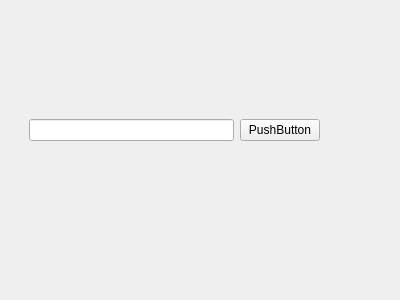
<?xml version="1.0" encoding="UTF-8"?>
<ui version="4.0">
 <class>Form</class>
 <widget class="QWidget" name="Form">
  <property name="geometry">
   <rect>
    <x>0</x>
    <y>0</y>
    <width>400</width>
    <height>300</height>
   </rect>
  </property>
  <property name="windowTitle">
   <string>Form</string>
  </property>
  <widget class="QWidget" name="horizontalLayoutWidget">
   <property name="geometry">
    <rect>
     <x>29</x>
     <y>80</y>
     <width>291</width>
     <height>101</height>
    </rect>
   </property>
   <layout class="QHBoxLayout" name="horizontalLayout">
    <item>
     <widget class="QLineEdit" name="lineEdit"/>
    </item>
    <item>
     <widget class="QPushButton" name="pushButton">
      <property name="text">
       <string>PushButton</string>
      </property>
     </widget>
    </item>
   </layout>
  </widget>
  <action name="actionPrintText">
   <property name="text">
    <string>PrintText</string>
   </property>
  </action>
 </widget>
 <resources/>
 <connections>
  <connection>
   <sender>pushButton</sender>
   <signal>clicked()</signal>
   <receiver>actionPrintText</receiver>
   <slot>trigger()</slot>
   <hints>
    <hint type="sourcelabel">
     <x>281</x>
     <y>130</y>
    </hint>
    <hint type="destinationlabel">
     <x>-1</x>
     <y>-1</y>
    </hint>
   </hints>
  </connection>
 </connections>
</ui>
